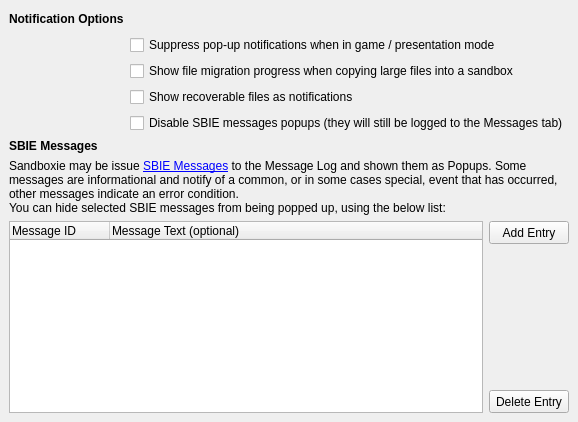
           <widget class="QWidget" name="tab_4">
            <attribute name="title">
             <string>Notifications</string>
            </attribute>
            <layout class="QGridLayout" name="gridLayout_29">
             <property name="leftMargin">
              <number>9</number>
             </property>
             <property name="topMargin">
              <number>9</number>
             </property>
             <property name="rightMargin">
              <number>9</number>
             </property>
             <property name="bottomMargin">
              <number>9</number>
             </property>
             <item row="0" column="0">
              <layout class="QGridLayout" name="gridLayout_28">
               <item row="8" column="3">
                <widget class="QToolButton" name="btnAddMessage">
                 <property name="sizePolicy">
                  <sizepolicy hsizetype="Preferred" vsizetype="Fixed">
                   <horstretch>0</horstretch>
                   <verstretch>0</verstretch>
                  </sizepolicy>
                 </property>
                 <property name="minimumSize">
                  <size>
                   <width>0</width>
                   <height>23</height>
                  </size>
                 </property>
                 <property name="text">
                  <string>Add Entry</string>
                 </property>
                </widget>
               </item>
               <item row="8" column="0" rowspan="3" colspan="3">
                <widget class="QTreeWidget" name="treeMessages">
                 <column>
                  <property name="text">
                   <string>Message ID</string>
                  </property>
                 </column>
                 <column>
                  <property name="text">
                   <string>Message Text (optional)</string>
                  </property>
                 </column>
                </widget>
               </item>
               <item row="6" column="0">
                <widget class="QLabel" name="lblMessages">
                 <property name="font">
                  <font>
                   <weight>75</weight>
                   <bold>true</bold>
                   <kerning>true</kerning>
                  </font>
                 </property>
                 <property name="text">
                  <string>SBIE Messages</string>
                 </property>
                </widget>
               </item>
               <item row="10" column="3">
                <widget class="QToolButton" name="btnDelMessage">
                 <property name="sizePolicy">
                  <sizepolicy hsizetype="Preferred" vsizetype="Fixed">
                   <horstretch>0</horstretch>
                   <verstretch>0</verstretch>
                  </sizepolicy>
                 </property>
                 <property name="minimumSize">
                  <size>
                   <width>0</width>
                   <height>23</height>
                  </size>
                 </property>
                 <property name="text">
                  <string>Delete Entry</string>
                 </property>
                </widget>
               </item>
               <item row="1" column="0">
                <widget class="QLabel" name="lblNotify">
                 <property name="font">
                  <font>
                   <weight>75</weight>
                   <bold>true</bold>
                   <kerning>true</kerning>
                  </font>
                 </property>
                 <property name="text">
                  <string>Notification Options</string>
                 </property>
                </widget>
               </item>
               <item row="9" column="3">
                <spacer name="verticalSpacer_11">
                 <property name="orientation">
                  <enum>Qt::Vertical</enum>
                 </property>
                 <property name="sizeHint" stdset="0">
                  <size>
                   <width>20</width>
                   <height>40</height>
                  </size>
                 </property>
                </spacer>
               </item>
               <item row="7" column="0" colspan="4">
                <widget class="QLabel" name="label_12">
                 <property name="baseSize">
                  <size>
                   <width>0</width>
                   <height>0</height>
                  </size>
                 </property>
                 <property name="text">
                  <string>Sandboxie may be issue &lt;a href=&quot;sbie://docs/sbiemessages&quot;&gt;SBIE Messages&lt;/a&gt; to the Message Log and shown them as Popups. Some messages are informational and notify of a common, or in some cases special, event that has occurred, other messages indicate an error condition.&lt;br /&gt;You can hide selected SBIE messages from being popped up, using the below list:</string>
                 </property>
                 <property name="wordWrap">
                  <bool>true</bool>
                 </property>
                 <property name="openExternalLinks">
                  <bool>true</bool>
                 </property>
                </widget>
               </item>
               <item row="5" column="1" colspan="3">
                <widget class="QCheckBox" name="chkNoMessages">
                 <property name="text">
                  <string>Disable SBIE messages popups (they will still be logged to the Messages tab)</string>
                 </property>
                 <property name="checked">
                  <bool>false</bool>
                 </property>
                </widget>
               </item>
               <item row="2" column="1" colspan="3">
                <widget class="QCheckBox" name="chkSilentMode">
                 <property name="toolTip">
                  <string>This option also enables asynchronous operation when needed and suspends updates.</string>
                 </property>
                 <property name="text">
                  <string>Suppress pop-up notifications when in game / presentation mode</string>
                 </property>
                </widget>
               </item>
               <item row="3" column="1" colspan="3">
                <widget class="QCheckBox" name="chkCopyProgress">
                 <property name="text">
                  <string>Show file migration progress when copying large files into a sandbox</string>
                 </property>
                </widget>
               </item>
               <item row="4" column="1" colspan="3">
                <widget class="QCheckBox" name="chkNotifyRecovery">
                 <property name="text">
                  <string>Show recoverable files as notifications</string>
                 </property>
                </widget>
               </item>
               <item row="1" column="1">
                <spacer name="horizontalSpacer_16">
                 <property name="orientation">
                  <enum>Qt::Horizontal</enum>
                 </property>
                 <property name="sizeHint" stdset="0">
                  <size>
                   <width>40</width>
                   <height>20</height>
                  </size>
                 </property>
                </spacer>
               </item>
              </layout>
             </item>
            </layout>
           </widget>
